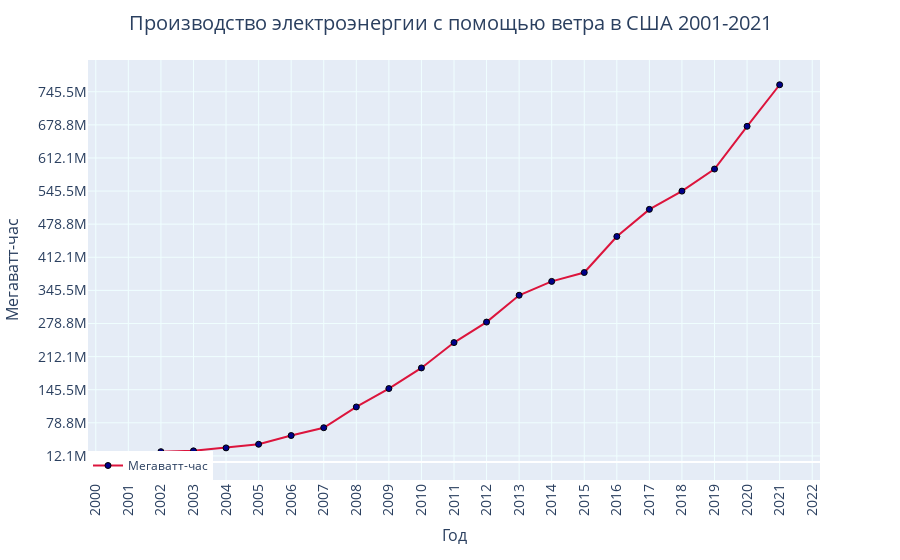

Here is the notebook cell this chart was saved with:
### Code cell
import plotly.express as px

data = df.loc[(df['STATE'] == 'US-TOTAL') & (df['ENERGY SOURCE'] == 'Wind')].groupby(['YEAR'], as_index=False).sum()[:-1]
fig = px.line(data, x="YEAR", y="GENERATION (Megawatthours)", markers=True)
fig.update_traces(line_color='crimson', marker=dict(color="darkblue", line=dict(color='black', width=1)), showlegend=True, name='Мегаватт-час')
fig.update_layout(
    title={
        "text": "Производство электроэнергии с помощью ветра в США 2001-2021",
        "x": 0.5,
        "font": {
            "size": 20,
        },
    },
    legend_x=0, 
    legend_y=0,
)

fig.update_xaxes(
    tickangle=-90,
    title={
        'text': 'Год',
        'font': {
            'size': 16,
        },
    },
    dtick=1,
    tickfont={
        'size': 14,
    },
    gridcolor='azure',
)
fig.update_yaxes(
    title={
        'text': 'Мегаватт-час',
        'font': {
            "size": 16,
        },
    },
    tickfont={
        'size': 14,
    },
    dtick = 66_666_666.6, # 100M / 1.5
    tick0 = data['GENERATION (Megawatthours)'].min() * 0.9,
    gridcolor='azure',
)
fig.show()

### Figure 1 — Plotly figure (JSON) as saved in the notebook; plotly's stock layout.template omitted (floating-point values rounded to 4 significant figures)
{"data": [{"hovertemplate": "YEAR=%{x}<br>GENERATION (Megawatthours)=%{y}<extra></extra>", "legendgroup": "", "line": {"color": "crimson", "dash": "solid"}, "marker": {"color": "darkblue", "line": {"color": "black", "width": 1}, "symbol": "circle"}, "mode": "markers+lines", "name": "Мегаватт-час", "orientation": "v", "showlegend": true, "type": "scatter", "x": [2001, 2002, 2003, 2004, 2005, 2006, 2007, 2008, 2009, 2010, 2011, 2012, 2013, 2014, 2015, 2016, 2017, 2018, 2019, 2020, 2021], "xaxis": "x", "y": [13474662, 20708558, 22374931, 28287484, 35621099, 53178273, 68899858, 110726200, 147772266, 189304494, 240400000.0, 281600000.0, 335700000.0, 363600000.0, 381437099, 453985124, 508605392, 545334906, 589812642, 675876098, 759534494], "yaxis": "y"}], "layout": {"legend": {"tracegroupgap": 0, "x": 0, "y": 0}, "margin": {"t": 60}, "title": {"font": {"size": 20}, "text": "Производство электроэнергии с помощью ветра в США 2001-2021", "x": 0.5}, "xaxis": {"anchor": "y", "domain": [0, 1], "dtick": 1, "gridcolor": "azure", "tickangle": -90, "tickfont": {"size": 14}, "title": {"font": {"size": 16}, "text": "Год"}}, "yaxis": {"anchor": "x", "domain": [0, 1], "dtick": 66670000.0, "gridcolor": "azure", "tick0": 12130000.0, "tickfont": {"size": 14}, "title": {"font": {"size": 16}, "text": "Мегаватт-час"}}}}
